Frame 1 (no input): blank canvas, image omitted
Frame 60 (no input): blank canvas, image omitted
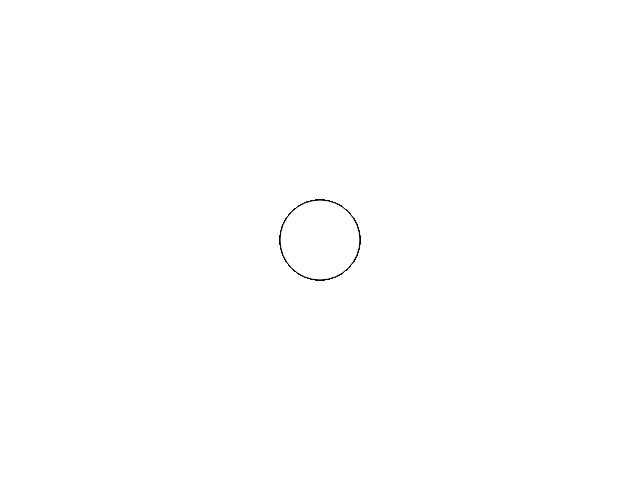
Frame 120 (the mouse pressed at the canvas centre since frame 60)

The p5.js sketch whose frames 1 and 60 were blank and that drew this single picture after the mouse press (run headless with seeded random() and noise() and a simulated clock; from frame 60 on, the mouse is pressed at the canvas centre):

// p5.js sketch
// ── sketch.js
function setup() {
  createCanvas(640, 480);
}

function draw() {
  if (mouseIsPressed) {
  	fill(255);
  	ellipse(mouseX,mouseY, 80, 80);
  }
}
